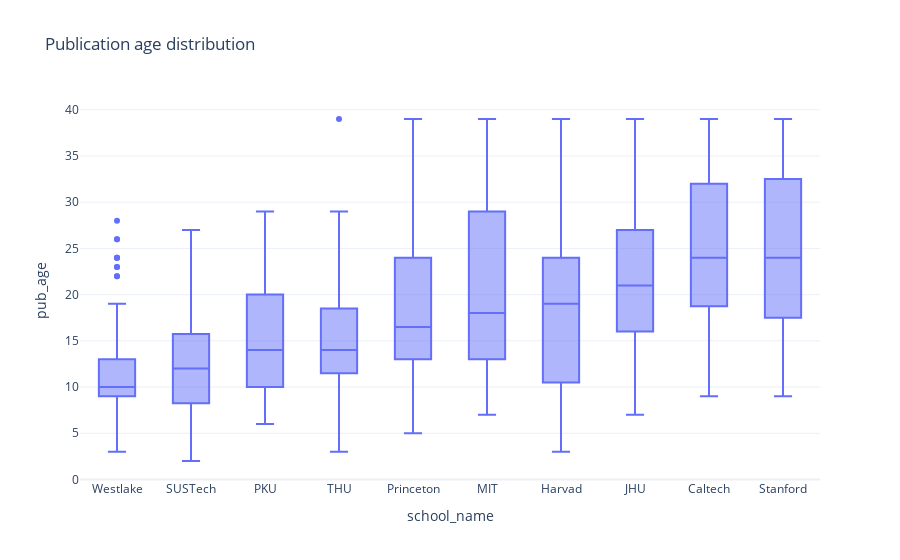

This figure's notebook cell:
### Markdown cell above
## Age distribution

### Code cell
df=cite_per_year_df.groupby(['school_name','faculty_name']).year.min().reset_index()
df['pub_age']=2022-df.year
fig=px.box(x='school_name',data_frame=df,y='pub_age',category_orders={'school_name':df.groupby('school_name').pub_age.median().sort_values().index},title='Publication age distribution')
fig.write_image('images/Publication age distribution.png',scale=3)
fig

### Figure 1 — Plotly figure (JSON) as saved in the notebook; plotly's stock layout.template omitted (floating-point values rounded to 4 significant figures; data arrays with more than 128 entries replaced by an {"elided": "..."} marker saying what was removed)
{"data": [{"alignmentgroup": "True", "hovertemplate": "school_name=%{x}<br>pub_age=%{y}<extra></extra>", "legendgroup": "", "marker": {"color": "#636efa"}, "name": "", "notched": false, "offsetgroup": "", "orientation": "v", "showlegend": false, "x": {"elided": "444 str values"}, "x0": " ", "xaxis": "x", "y": {"elided": "444 int values"}, "y0": " ", "yaxis": "y", "type": "box"}], "layout": {"xaxis": {"anchor": "y", "domain": [0.0, 1.0], "title": {"text": "school_name"}, "categoryorder": "array", "categoryarray": ["Westlake", "SUSTech", "PKU", "THU", "Princeton", "MIT", "Harvad", "JHU", "Caltech", "Stanford"]}, "yaxis": {"anchor": "x", "domain": [0.0, 1.0], "title": {"text": "pub_age"}}, "legend": {"tracegroupgap": 0}, "title": {"text": "Publication age distribution"}, "boxmode": "group"}}
